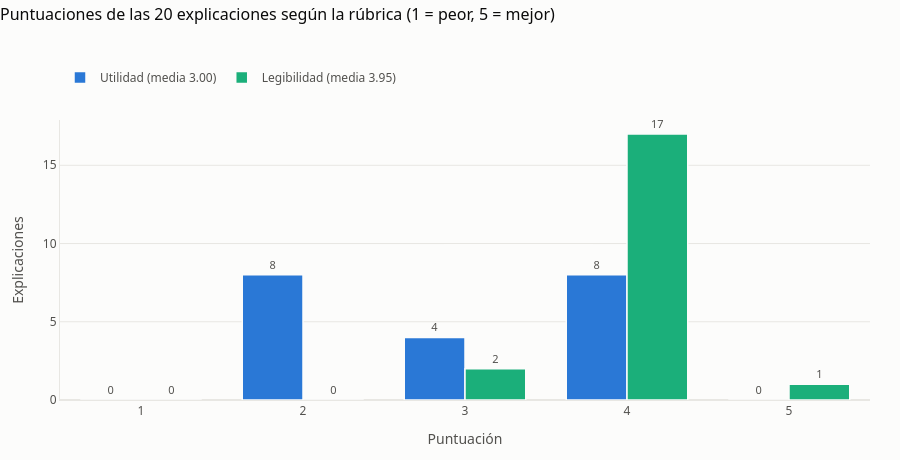

The notebook cell saved with this chart:
### Code cell
# --- 9.2 H₃ en las 20 alertas: medias con IC 95 % (t de Student) y proporción sin errores de fidelidad (Clopper-Pearson) ---
por_ventana, resumen_h3 = exp3.evaluar_h3(PUNTUACIONES, tabla[tabla["subconjunto"] == "alertas"])
display(resumen_h3)
display(por_ventana)
fig_puntuaciones = exp3.grafica_puntuaciones(por_ventana)
fig_puntuaciones.show(config=est.CONFIG_PNG)

### Figure 1 — Plotly figure (JSON) as saved in the notebook; plotly's stock layout.template omitted (floating-point values rounded to 4 significant figures)
{"data": [{"marker": {"color": "#2a78d6", "line": {"color": "#fcfcfb", "width": 1.5}}, "name": "Utilidad (media 3.00)", "text": [0.0, 8.0, 4.0, 8.0, 0.0], "textfont": {"color": "#52514e", "size": 11}, "textposition": "outside", "type": "bar", "x": ["1", "2", "3", "4", "5"], "y": [0, 8, 4, 8, 0]}, {"marker": {"color": "#1baf7a", "line": {"color": "#fcfcfb", "width": 1.5}}, "name": "Legibilidad (media 3.95)", "text": [0.0, 0.0, 2.0, 17.0, 1.0], "textfont": {"color": "#52514e", "size": 11}, "textposition": "outside", "type": "bar", "x": ["1", "2", "3", "4", "5"], "y": [0, 0, 2, 17, 1]}], "layout": {"bargap": 0.25, "barmode": "group", "font": {"color": "#52514e", "family": "system-ui, -apple-system, Segoe UI, sans-serif", "size": 12}, "height": 460, "hoverlabel": {"bgcolor": "white", "font": {"color": "#0b0b0b"}}, "legend": {"orientation": "h", "title": {"text": ""}, "x": 0, "xanchor": "left", "y": 1.1, "yanchor": "bottom"}, "margin": {"b": 60, "l": 60, "r": 30, "t": 120}, "paper_bgcolor": "#fcfcfb", "plot_bgcolor": "#fcfcfb", "title": {"font": {"color": "#0b0b0b", "size": 16}, "text": "Puntuaciones de las 20 explicaciones según la rúbrica (1 = peor, 5 = mejor)", "x": 0, "xanchor": "left", "y": 0.98, "yanchor": "top", "yref": "container"}, "xaxis": {"linecolor": "#e8e7e3", "showgrid": false, "tickangle": 0, "ticks": "", "title": {"text": "Puntuación"}}, "yaxis": {"gridcolor": "#e8e7e3", "linecolor": "#e8e7e3", "rangemode": "tozero", "title": {"text": "Explicaciones"}, "zeroline": true, "zerolinecolor": "#e8e7e3"}}}
